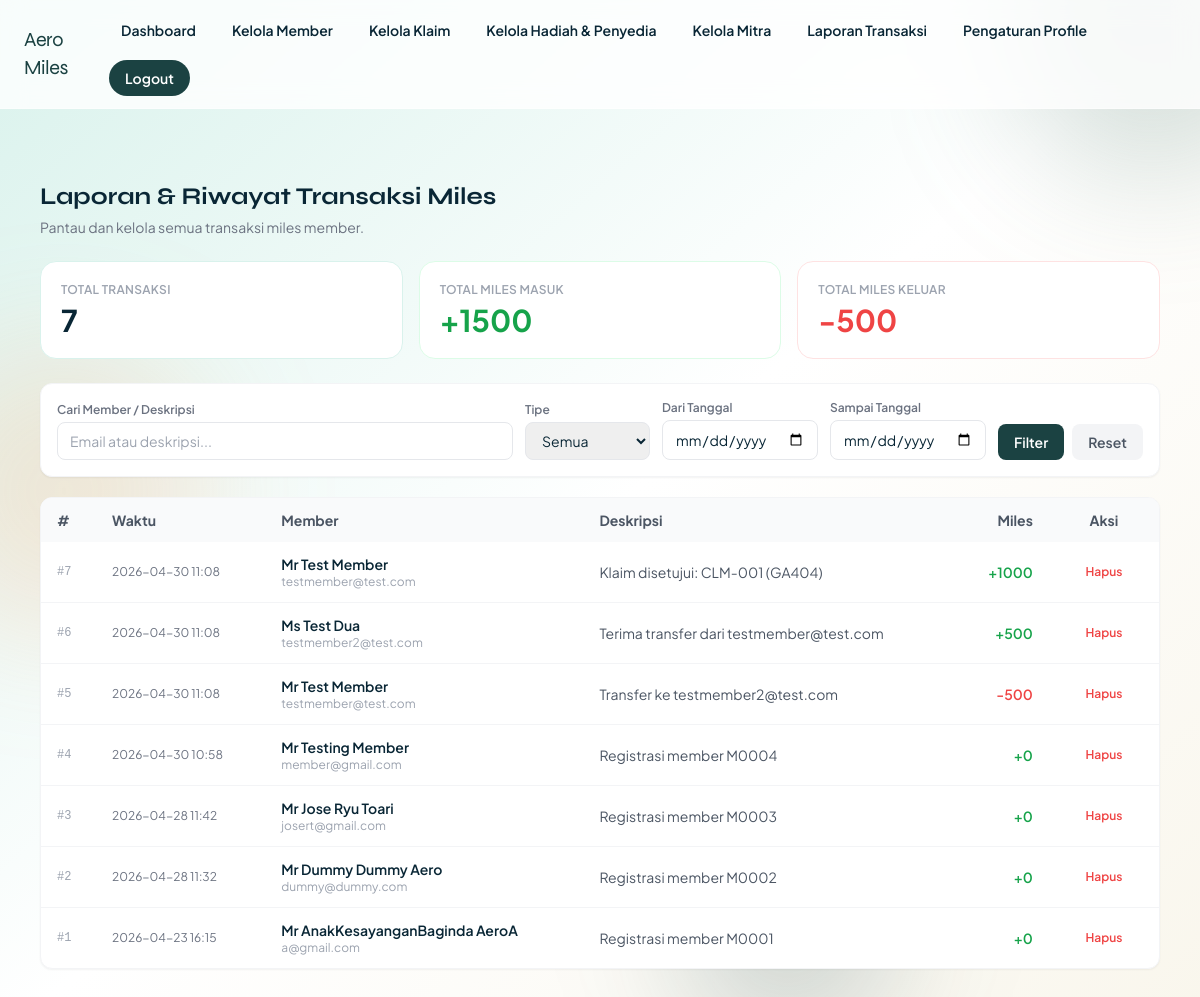
/staf/laporan-transaksi/ (signed in), run on an earlier commit of the app's database.
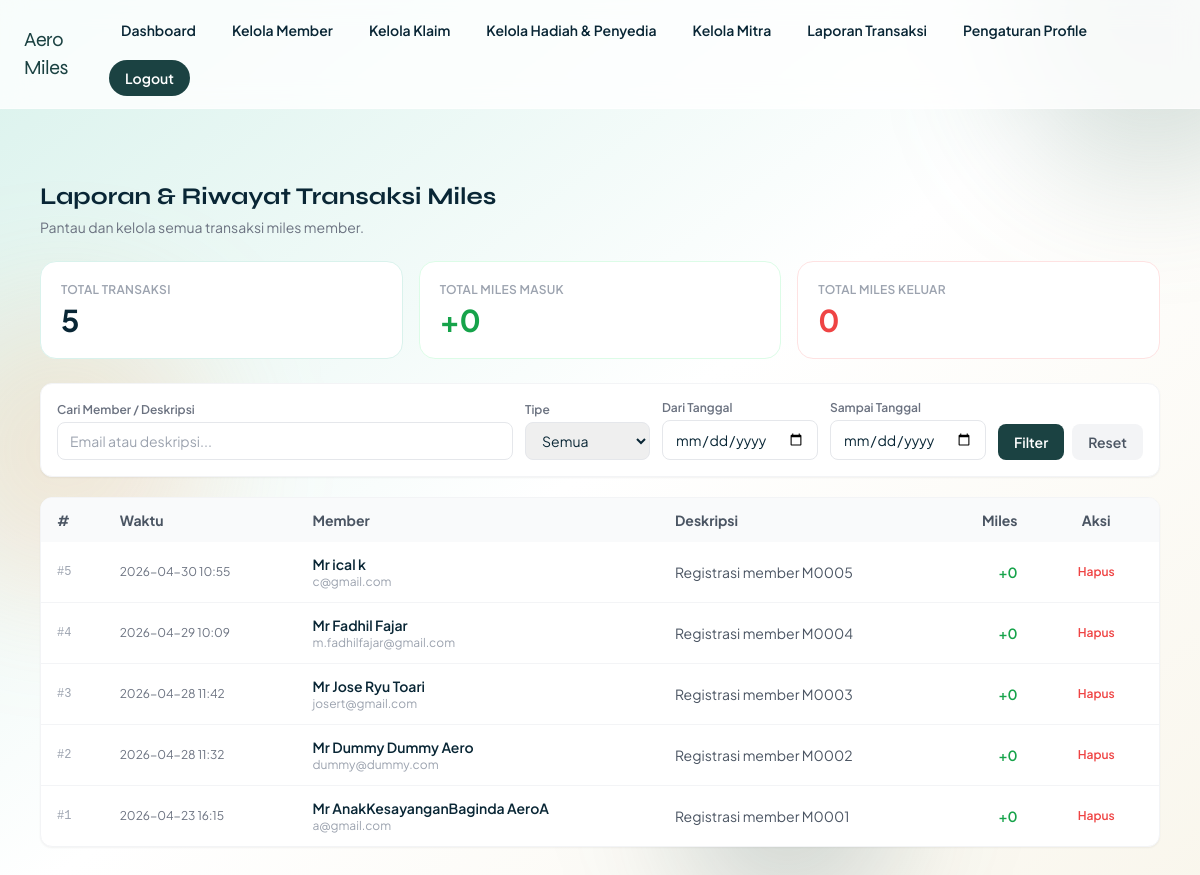
And on a later commit of the database.
### core/models.py (models this page shows, shortened)
class MilesTransaction(models.Model):
    member = models.ForeignKey(User, on_delete=models.CASCADE, related_name="miles_transactions")
    deskripsi = models.CharField(max_length=255)
    miles_delta = models.IntegerField(default=0)
    created_at = models.DateTimeField(default=timezone.now)
    class Meta:
        ordering = ["-created_at"]

class User(AbstractUser):
    class Role(models.TextChoices):
        MEMBER = "member", "Member"
        STAF = "staf", "Staf"
    username = None
    email = models.EmailField(unique=True)
    role = models.CharField(max_length=10, choices=Role.choices, default=Role.MEMBER)
    salutation = models.CharField(max_length=10, default="Mr")
    first_mid_name = models.CharField(max_length=100, default="User")
    last_name = models.CharField(max_length=100, default="Aero")
    country_code = models.CharField(max_length=5, default="+62")
    mobile_number = models.CharField(max_length=20, default="0000000000")
    tanggal_lahir = models.DateField(default=timezone.localdate)
    kewarganegaraan = models.CharField(max_length=50, default="Indonesia")
    USERNAME_FIELD = "email"
    REQUIRED_FIELDS = []
    objects = UserManager()
    @property
    def full_name(self):
        return f"{self.salutation} {self.first_mid_name} {self.last_name}".strip()

### core/views.py (the view)
@login_required
def staf_laporan_transaksi_view(request):
    if not _staff_only(request):
        return redirect("dashboard")
    search = request.GET.get("search", "").strip()
    tipe = request.GET.get("tipe", "")
    date_from = request.GET.get("date_from", "")
    date_to = request.GET.get("date_to", "")
    qs = MilesTransaction.objects.select_related("member").order_by("-created_at")
    if search:
        qs = qs.filter(
            Q(member__email__icontains=search) |
            Q(member__first_mid_name__icontains=search) |
            Q(deskripsi__icontains=search)
        )
    if tipe == "kredit":
        qs = qs.filter(miles_delta__gt=0)
    elif tipe == "debit":
        qs = qs.filter(miles_delta__lt=0)
    if date_from:
        try:
            from datetime import datetime
            qs = qs.filter(created_at__date__gte=datetime.strptime(date_from, "%Y-%m-%d").date())
        except ValueError:
            pass
    if date_to:
        try:
            from datetime import datetime
            qs = qs.filter(created_at__date__lte=datetime.strptime(date_to, "%Y-%m-%d").date())
        except ValueError:
            pass
    if request.method == "POST" and request.POST.get("action") == "delete":
        trx_id = request.POST.get("trx_id")
        trx = get_object_or_404(MilesTransaction, pk=trx_id)
        trx.delete()
        messages.success(request, f"Transaksi #{trx_id} berhasil dihapus.")
        return redirect("staf_laporan_transaksi")
    total_kredit = qs.aggregate(total=Coalesce(Sum("miles_delta", filter=Q(miles_delta__gt=0)), 0))["total"]
    total_debit = qs.aggregate(total=Coalesce(Sum("miles_delta", filter=Q(miles_delta__lt=0)), 0))["total"]
    return render(request, "core/laporan_transaksi.html", {
        "transaksi_list": qs,
        "search": search,
        "tipe": tipe,
        "date_from": date_from,
        "date_to": date_to,
        "total_kredit": total_kredit,
        "total_debit": total_debit,
        "total_transaksi": qs.count(),
    })

### core/views.py (called while the page is built)
def _staff_only(request):
    if request.user.role != User.Role.STAF:
        messages.error(request, "Halaman ini khusus staf.")
        return False
    return True

### templates/core/laporan_transaksi.html (shortened to what the changed rows need)
{% extends "base.html" %}
{% block content %}
<div class="max-w-6xl mx-auto px-4 py-8 animate-rise">
  <h1 class="text-2xl font-display font-bold text-aero-ink mb-1">Laporan & Riwayat Transaksi Miles</h1>
  <div class="grid grid-cols-1 sm:grid-cols-3 gap-4 mb-6">
    <div class="bg-white rounded-2xl border border-aero-cloud p-5">
      <p class="text-xs text-gray-400 font-semibold uppercase tracking-wide">Total Transaksi</p>
      <p class="text-3xl font-bold text-aero-ink mt-1">{{ total_transaksi }}</p>
    </div>
    <div class="bg-white rounded-2xl border border-green-100 p-5">
      <p class="text-xs text-gray-400 font-semibold uppercase tracking-wide">Total Miles Masuk</p>
      <p class="text-3xl font-bold text-green-600 mt-1">+{{ total_kredit|floatformat:"0" }}</p>
    </div>
    <div class="bg-white rounded-2xl border border-red-100 p-5">
      <p class="text-xs text-gray-400 font-semibold uppercase tracking-wide">Total Miles Keluar</p>
      <p class="text-3xl font-bold text-red-500 mt-1">{{ total_debit|floatformat:"0" }}</p>
    </div>
  </div>
  <div class="bg-white rounded-xl shadow-sm border border-gray-100 overflow-x-auto">
    <table class="w-full text-sm">
      <thead class="bg-gray-50 text-gray-600">
        <tr>
          <th class="px-4 py-3 text-left">#</th>
          <th class="px-4 py-3 text-left">Waktu</th>
          <th class="px-4 py-3 text-left">Member</th>
          <th class="px-4 py-3 text-left">Deskripsi</th>
          <th class="px-4 py-3 text-right">Miles</th>
          <th class="px-4 py-3 text-center">Aksi</th>
        </tr>
      </thead>
      <tbody class="divide-y divide-gray-100">
        {% for trx in transaksi_list %}
        <tr class="hover:bg-gray-50">
          <td class="px-4 py-3 text-gray-400 text-xs font-mono">#{{ trx.pk }}</td>
          <td class="px-4 py-3 text-gray-500 text-xs whitespace-nowrap">{{ trx.created_at|date:"Y-m-d H:i" }}</td>
          <td class="px-4 py-3">
            <div class="font-semibold text-aero-ink">{{ trx.member.full_name }}</div>
            <div class="text-xs text-gray-400">{{ trx.member.email }}</div>
          </td>
          <td class="px-4 py-3 text-gray-600">{{ trx.deskripsi }}</td>
          <td class="px-4 py-3 text-right font-semibold {% if trx.miles_delta >= 0 %}text-green-600{% else %}text-red-500{% endif %}">
            {% if trx.miles_delta >= 0 %}+{% endif %}{{ trx.miles_delta|floatformat:"0" }}
          </td>
          <td class="px-4 py-3 text-center">
            <form method="post" onsubmit="return confirm('Hapus transaksi #{{ trx.pk }}? Tindakan ini tidak bisa dibatalkan.')">
              <button type="submit"
                class="text-red-500 hover:text-red-700 text-xs font-semibold px-3 py-1 rounded-lg hover:bg-red-50 transition">
                Hapus
              </button>
            </form>
          </td>
        </tr>
        {% empty %}
        <tr><td colspan="6" class="px-4 py-8 text-center text-gray-400">Tidak ada transaksi ditemukan.</td></tr>
        {% endfor %}
      </tbody>
    </table>
  </div>
</div>
{% endblock %}

What changed in the data, as far as the page shows it:
removed MilesTransaction: pk "7", created_at "2026-04-30 11:08", member.full_name "Mr Test Member", member.email "testmember@test.com", deskripsi "Klaim disetujui: CLM-001 (GA404)", miles_delta "1000"
removed MilesTransaction: pk "6", created_at "2026-04-30 11:08", member.full_name "Ms Test Dua", member.email "testmember2@test.com", deskripsi "Terima transfer dari testmember@test.com", miles_delta "500"
changed MilesTransaction id 5: created_at "2026-04-30 11:08" → "2026-04-30 10:55"; member.full_name "Mr Test Member" → "Mr ical k"; member.email "testmember@test.com" → "c@gmail.com"; deskripsi "Transfer ke testmember2@test.com" → "Registrasi member M0005"; miles_delta "-500" → "0"; now shows "+"
changed MilesTransaction "Registrasi member M0004": created_at "2026-04-30 10:58" → "2026-04-29 10:09"; member.full_name "Mr Testing Member" → "Mr Fadhil Fajar"; member.email "member@gmail.com" → "m.fadhilfajar@gmail.com"
Also different on the page:
{{ total_transaksi }}: "7" → "5"
{{ total_kredit|floatformat:"0" }}: "1500" → "0"
{{ total_debit|floatformat:"0" }}: "-500" → "0"
